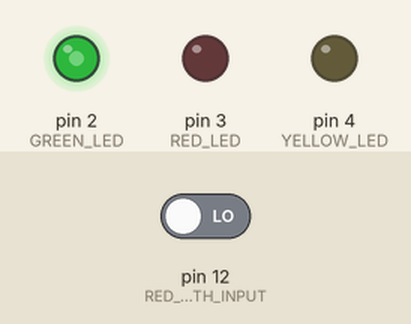
A sketch run on a simulated Arduino Uno, built with avr-gcc and run on an emulated ATmega328P. Shown: output pins drawn as LEDs (lit = HIGH). The inputs (shaded band) are chosen by the test bench; at power-on: pin 12 (RED_HEALTH_INPUT) LOW. What the sketch prints to the serial monitor is not drawn.

Above: at 0.12 s.
Timing chart, 0 to 40.0 s (numbered marks = the images above):
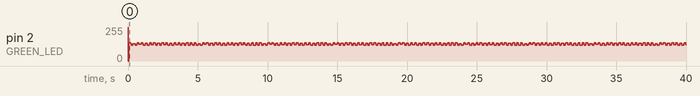

The sketch:

slave.ino
```cpp
/* Applications and Computation for the Internet of Things 2019-2020
 * 3rd Lab work: Network of Sensors and Actuators
 *
 * Group 11
 * Diogo Pereira (58122)
 * Pedro Carlos  (87556)
 */

#include <Wire.h>


/* When DEBUG is defined, these values are printed to the serial port:
 *     blink_period  brightness  temp_above_threshold  red_led_healthy
 */
#define DEBUG


// Identification of the digital outputs (actuators)
const byte GREEN_LED  = 2;
const byte RED_LED    = 3;
const byte YELLOW_LED = 4;

const byte I2C_ADDRESS = 8;

// Interval between LED health checks, in milliseconds
const word HEALTH_CHECK_INTERVAL = 1000;
const byte RED_HEALTH_INPUT   = 12;


int blink_period = 0;
byte brightness = 0;
byte temp_above_threshold = 0;
bool red_led_healthy = true;


void setup() {
#ifdef DEBUG
    Serial.begin(9600);
#endif

    // Initialize the outputs
    digitalWrite(GREEN_LED, LOW);
    digitalWrite(RED_LED, LOW);
    digitalWrite(YELLOW_LED, LOW);

    pinMode(GREEN_LED, OUTPUT);
    pinMode(RED_LED, OUTPUT);
    pinMode(YELLOW_LED, OUTPUT);
    pinMode(RED_HEALTH_INPUT, INPUT);

    Wire.begin(I2C_ADDRESS);
    Wire.onReceive(data_received);
    Wire.onRequest(request_received);
}

void loop() {
    rotation_actuator(blink_period);   // 2-5 us
    temperature_actuator(temp_above_threshold); // 5 us

    // Run the health checker immediately before setting the
    // brightness, so that the effect of the health checker
    // (which temporarily sets the brightness to full) is not noticed.
    static unsigned long last_health_check = 0;
    if (millis() - last_health_check >= HEALTH_CHECK_INTERVAL) {
        red_led_healthy = health_checker(RED_LED, RED_HEALTH_INPUT);
    }
    brightness_actuator(brightness);   // 8 us

#ifdef DEBUG
    Serial.print(blink_period);
    Serial.print(" ");
    Serial.print(brightness);
    Serial.print(" ");
    Serial.print(temp_above_threshold);
    Serial.print(" ");
    Serial.println(red_led_healthy);
#endif
}


void data_received(int num_bytes) {
    // Format: 1 bit temperature | 15 bits blink period | 8 bits brightness
    if (num_bytes == 3 || Wire.available() >= 3) {
        byte first_byte = Wire.read();
        blink_period = Wire.read();
        brightness = Wire.read();

        temp_above_threshold = first_byte >> 7;
        blink_period |= ((first_byte & 0x7f) << 8);
    }
}

void request_received() {
    Wire.write(byte(red_led_healthy));
}

bool health_checker(int output, int input) {
    digitalWrite(output, HIGH);
    if (digitalRead(input)) {
        return true;
    }
    else {
        return false;
    }
}

void rotation_actuator(int blink_period) {
    // Current LED state
    static byte led_state = LOW;
    // Last time (in milliseconds) that the LED state was toggled
    static unsigned long toggle_time = 0;

    // Check if enough time has passed to toggle the LED state
    unsigned long current_time = millis();
    if (current_time > toggle_time + blink_period) {
        // More time has passed than the blink rate; toggle LED state
        led_state = (led_state == LOW) ? HIGH : LOW;
        digitalWrite(GREEN_LED, led_state);

        // Store the time that we toggled the state of the LED
        toggle_time = current_time;
    }
}

void brightness_actuator(int brightness) {
    // Use PWM to control the LED brightness
    analogWrite(RED_LED, brightness);
}

void temperature_actuator(byte temperature) {
    if (temperature == 0) {
        digitalWrite(YELLOW_LED, LOW);
    }
    else {
        digitalWrite(YELLOW_LED, HIGH);
    }
}
```
